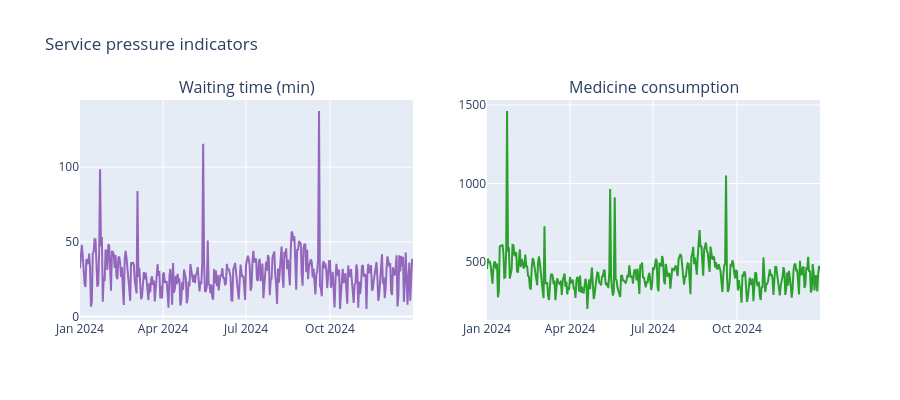

Write notebook code for a chart like this one.
### Markdown cell above
## 4. Waiting time and medicine consumption

### Code cell
fig = make_subplots(rows=1, cols=2, subplot_titles=("Waiting time (min)", "Medicine consumption"))
fig.add_trace(go.Scatter(x=df["date"], y=df["average_waiting_time_minutes"],
                         name="Wait", line=dict(color="#9467bd")), row=1, col=1)
fig.add_trace(go.Scatter(x=df["date"], y=df["medicine_consumption_units"],
                         name="Medicine", line=dict(color="#2ca02c")), row=1, col=2)
fig.update_layout(height=400, title_text="Service pressure indicators", showlegend=False)
fig.show()

corr_wait_opd = df["average_waiting_time_minutes"].corr(df["opd_patients"])
corr_med_load = df["medicine_consumption_units"].corr(df["total_patient_load"])
print(f"Corr(wait, OPD) = {corr_wait_opd:.3f}")
print(f"Corr(medicine, total_patient_load) = {corr_med_load:.3f}")

### Figure 1 — Plotly figure (JSON) as saved in the notebook; plotly's stock layout.template omitted (floating-point values rounded to 4 significant figures; data arrays with more than 128 entries replaced by an {"elided": "..."} marker saying what was removed)
{"data": [{"line": {"color": "#9467bd"}, "name": "Wait", "x": {"elided": "366 str values"}, "y": {"elided": "366 float values"}, "type": "scatter", "xaxis": "x", "yaxis": "y"}, {"line": {"color": "#2ca02c"}, "name": "Medicine", "x": {"elided": "366 str values"}, "y": {"elided": "366 int values"}, "type": "scatter", "xaxis": "x2", "yaxis": "y2"}], "layout": {"xaxis": {"anchor": "y", "domain": [0.0, 0.45]}, "yaxis": {"anchor": "x", "domain": [0.0, 1.0]}, "xaxis2": {"anchor": "y2", "domain": [0.55, 1.0]}, "yaxis2": {"anchor": "x2", "domain": [0.0, 1.0]}, "annotations": [{"font": {"size": 16}, "showarrow": false, "text": "Waiting time (min)", "x": 0.225, "xanchor": "center", "xref": "paper", "y": 1.0, "yanchor": "bottom", "yref": "paper"}, {"font": {"size": 16}, "showarrow": false, "text": "Medicine consumption", "x": 0.775, "xanchor": "center", "xref": "paper", "y": 1.0, "yanchor": "bottom", "yref": "paper"}], "title": {"text": "Service pressure indicators"}, "height": 400, "showlegend": false}}
